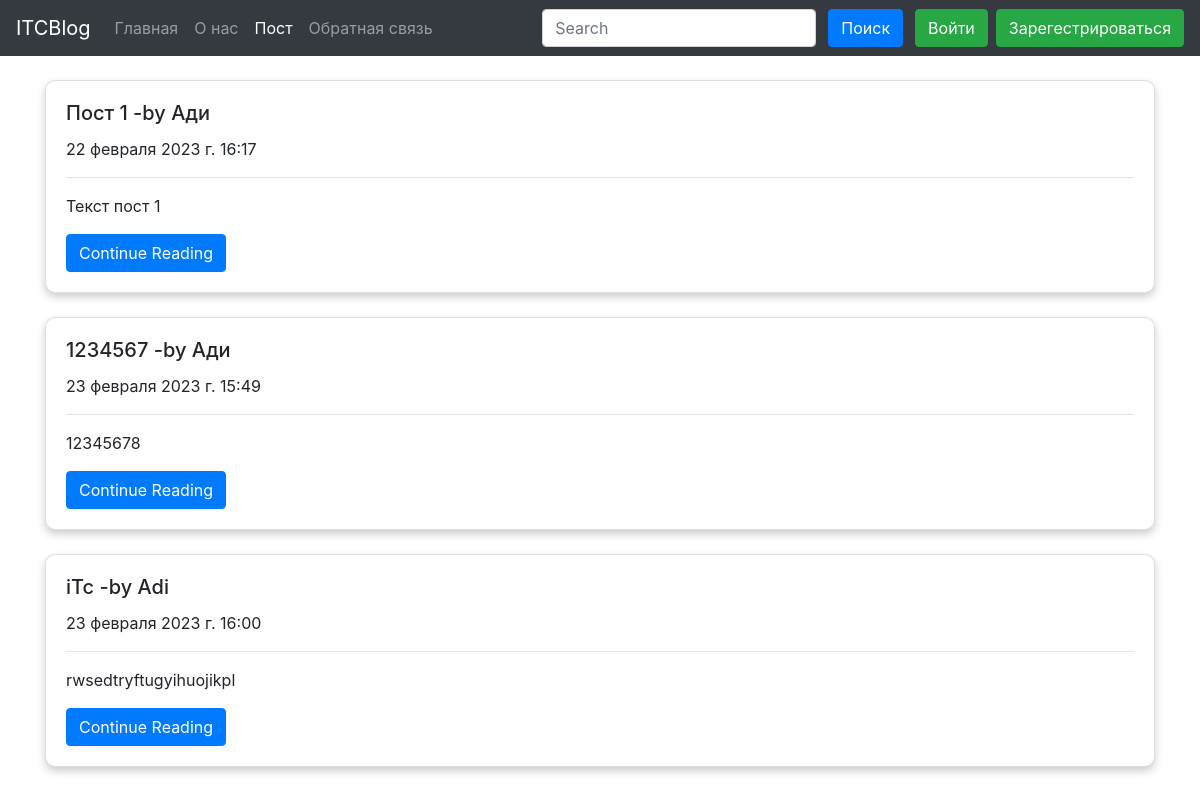
Screenshot of /blog/ with the database file from the repository.
### Blog/models.py (models this page shows, shortened)
class Post(models.Model):
    sno=models.AutoField(primary_key=True)
    title = models.CharField(max_length=100,verbose_name='Заголовок')
    text = models.TextField(verbose_name='Описание')
    author = models.CharField(max_length=30,verbose_name='Автор')
    slug = models.CharField(max_length=300,verbose_name='Слаг')
    timeStamp = models.DateTimeField(default=datetime.now, blank=True,verbose_name='Дата публикации')
    class Meta:
        verbose_name = 'Пост'
        verbose_name_plural = 'Посты'

### Blog/views.py (the view)
# urls.py: path('', views.blogHome, name='blogHome'),
def blogHome(request):
    allPosts = Post.objects.all()
    context = {
        'allPosts': allPosts
    }
    return render(request, 'blog/home.html', context=context)

### templates/blog/home.html (shortened to what this page needs)
{% extends 'base.html' %}
{% block activeBlog %}active{% endblock activeBlog %}
{% block body %}
<div class="container my-4">
    {% for post in allPosts %}
    <div class="card my-4">
        <div class="card-body">
            <h5 class="card-title">{{post.title}}     -by {{post.author}}</h5>
            <p class="card-text">{{ post.timeStamp }}</p>
            <hr class="solid">
            <p class="card-text">{{post.text | truncatechars:500}}</p>
            <a href="/blog/{{post.slug}}" class="btn btn-primary">Continue Reading</a>
        </div>
    </div>
    {% endfor %}
</div>
{% endblock body %}

### templates/blog/home.html (style rules this page uses)
.card { box-shadow: 0 4px 8px 0 rgba(0, 0, 0, 0.2); border-radius: 10px; }

### rows the page displays
Post: title "Пост 1", author "Ади", timeStamp "22 февраля 2023 г. 16:17", text "Текст пост 1"
Post: title "1234567", author "Ади", timeStamp "23 февраля 2023 г. 15:49", text "12345678"
Post: title "iTc", author "Adi", timeStamp "23 февраля 2023 г. 16:00", text "rwsedtryftugyihuojikpl"
